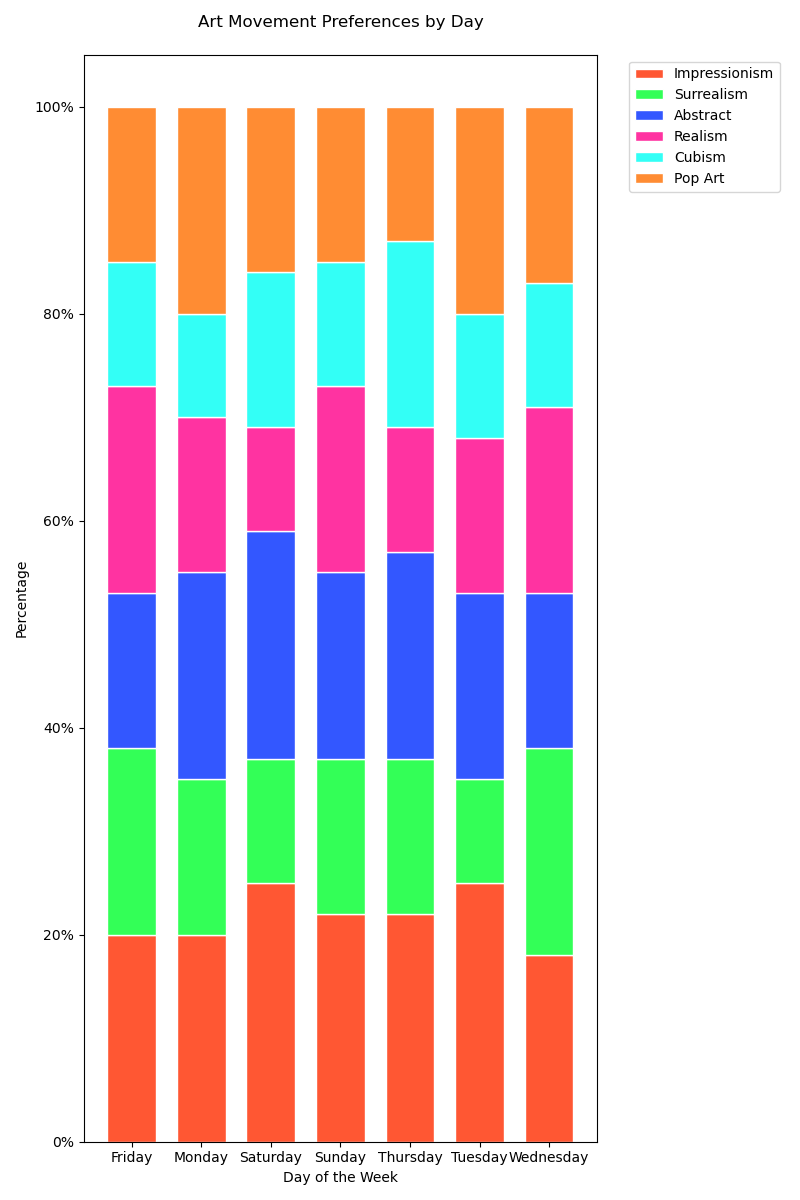

Reproduce this figure in Python.

import seaborn as sns
import matplotlib.pyplot as plt
import pandas as pd

# Define the data
data = [
    {'Day': 'Monday', 'Impressionism': 0.20, 'Surrealism': 0.15, 'Abstract': 0.20, 'Realism': 0.15, 'Cubism': 0.10, 'Pop Art': 0.20},
    {'Day': 'Tuesday', 'Impressionism': 0.25, 'Surrealism': 0.10, 'Abstract': 0.18, 'Realism': 0.15, 'Cubism': 0.12, 'Pop Art': 0.20},
    {'Day': 'Wednesday', 'Impressionism': 0.18, 'Surrealism': 0.20, 'Abstract': 0.15, 'Realism': 0.18, 'Cubism': 0.12, 'Pop Art': 0.17},
    {'Day': 'Thursday', 'Impressionism': 0.22, 'Surrealism': 0.15, 'Abstract': 0.20, 'Realism': 0.12, 'Cubism': 0.18, 'Pop Art': 0.13},
    {'Day': 'Friday', 'Impressionism': 0.20, 'Surrealism': 0.18, 'Abstract': 0.15, 'Realism': 0.20, 'Cubism': 0.12, 'Pop Art': 0.15},
    {'Day': 'Saturday', 'Impressionism': 0.25, 'Surrealism': 0.12, 'Abstract': 0.22, 'Realism': 0.10, 'Cubism': 0.15, 'Pop Art': 0.16},
    {'Day': 'Sunday', 'Impressionism': 0.22, 'Surrealism': 0.15, 'Abstract': 0.18, 'Realism': 0.18, 'Cubism': 0.12, 'Pop Art': 0.15}
]

# Transform data into a pandas DataFrame
df = pd.DataFrame(data)

# Prepare data for 100% stacked bar chart
df.set_index('Day', inplace=True)
df.sort_index(inplace=True)

# Calculate cumulative sum for stacking
cumsum_df = df.cumsum(axis=1)

# Start plotting
fig, ax = plt.subplots(figsize=(8, 12))

# Plotting each layer of the stacked bar
colors = ['#FF5733', '#33FF57', '#3357FF', '#FF33A1', '#33FFF6', '#FF8C33']
width = 0.7  # Change the width of the bars
for i, col in enumerate(df.columns):
    ax.bar(df.index, df[col], bottom=cumsum_df[col] - df[col], color=colors[i], edgecolor='white', width=width)

# Customizing the plot
plt.xticks(rotation=0)
plt.yticks(ticks=[0, 0.2, 0.4, 0.6, 0.8, 1], labels=['0%', '20%', '40%', '60%', '80%', '100%'])
plt.xlabel('Day of the Week')
plt.ylabel('Percentage')
plt.title('Art Movement Preferences by Day', pad=20)
plt.legend(df.columns, bbox_to_anchor=(1.05, 1), loc='upper left')
plt.tight_layout()

# Show the plot
plt.show()
